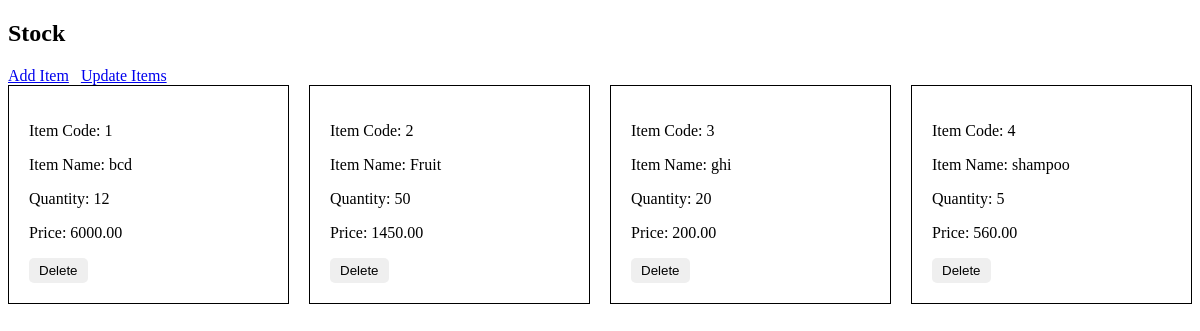
The page /stock.php on the database its author committed.
### tables this page shows
CREATE TABLE `Items` (
  `Item_code` int(11) NOT NULL,
  `Item_name` varchar(255) NOT NULL,
  `Quantity` int(11) NOT NULL,
  `Price` decimal(10,2) NOT NULL
);

### stock.php (the view, shortened to what this page needs)
<?php
$servername = "localhost:3306";
$username_db = "easybrave_gehan";
$password_db = "Gehan123!";
$dbname = "easybrave_db";
$conn = new mysqli($servername, $username_db, $password_db, $dbname);
$sql = "SELECT * FROM Items";
$result = $conn->query($sql);
?>
<!DOCTYPE html>
<html>
<head>
</head>
<body>
    <h2>Stock</h2>
    <a href="add_item.php">Add Item</a> &nbsp;
    <a href="update_items.php">Update Items</a>
    <div class="grid-container">
        <?php
        if ($result->num_rows > 0) {
            while($row = $result->fetch_assoc()) {
                echo '<div class="grid-item">';
                echo '<p>Item Code: ' . $row["Item_code"] . '</p>';
                echo '<p>Item Name: ' . $row["Item_name"] . '</p>';
                echo '<p>Quantity: ' . $row["Quantity"] . '</p>';
                echo '<p>Price: ' . $row["Price"] . '</p>';
                echo '<form method="POST">';
                echo '<button type="submit" name="delete_item" class="delete-button">Delete</button>';
                echo '</form>';
                echo '</div>';
            }
        } else {
            echo "No items found";
        }
        ?>
    </div>
</body>
</html>

### stock.php (style rules this page uses)
.grid-container { display: grid; grid-template-columns: repeat(auto-fit, minmax(200px, 1fr)); grid-gap: 20px; }
.grid-item { border: 1px solid black; padding: 20px; }
.delete-button { color: black; border: none; padding: 5px 10px; border-radius: 5px; cursor: pointer; }

### rows shown on the page
items: Item_code "1", Item_name "bcd", Quantity "12", Price "6000.00"
items: Item_code "2", Item_name "Fruit", Quantity "50", Price "1450.00"
items: Item_code "3", Item_name "ghi", Quantity "20", Price "200.00"
items: Item_code "4", Item_name "shampoo", Quantity "5", Price "560.00"
